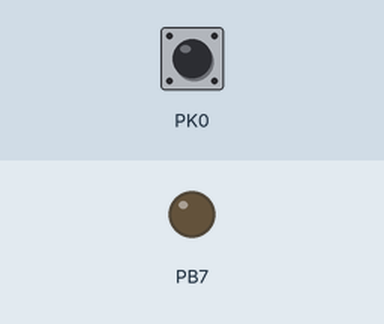
This program was run on a simulated ATmega2560, built with avr-gcc and emulated at 16 MHz. Parts: output pins drawn as LEDs (lit = HIGH). Inputs (shaded band) come from the test bench; at power-on: PK0 HIGH. What the program prints to the serial monitor is not drawn.

Above: at 1.2 s.
1.3 s: PK0 pulled LOW for 0.15 s
At 1.8 s:
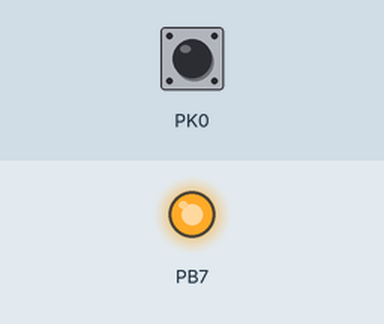
2.9 s: PK0 pulled LOW for 1 s
At 4.3 s:
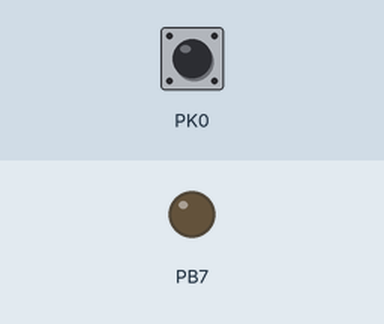
5.4 s: PK0 pulled LOW for 3.2 s
At 9.1 s:
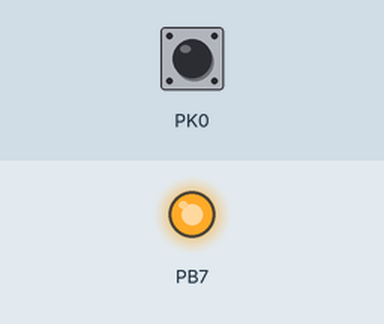
Timing chart, 0 to 10.6 s (numbered marks = the images above; inputs shaded):
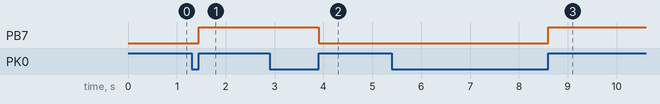

Measured:
- after the input at 1.3 s, PB7: LOW → HIGH after 0.15 s
- after the input at 2.9 s, PB7: HIGH → LOW after 1.0 s
- after the input at 5.4 s, PB7: LOW → HIGH after 3.2 s

The program:

main.c
```c
#include "main.h"
#include <inttypes.h>

buffer_t buffer;
uint8_t led_state = OFF;
uint8_t port_state = OFF;
uint8_t prev_port_state = OFF;

ISR(PCINT2_vect) {
  takeButtonState();
  takeLedState();
  ((buttonPressed() == 1)) ? PORTB |= _BV(PB7) : (PORTB &= ~(_BV(PB7)));
}

ISR(USART0_UDRE_vect) {
  if (!bufferIsEmpty(&buffer))
    UDR0 = popFromBuff(&buffer);
  else
    UCSR0B &= ~_BV(UDRIE0);
}

static void  init_port(void) {
  DDRB |= _BV(PB7);
  DDRK &= ~_BV(PK0);

  PORTB &= ~_BV(PB7);
  PORTK |= _BV(PK0);
}

static void init_interrupt(void) {
  PCICR |= _BV(PCIE2);
  PCMSK2 |= _BV(PCINT16);
}

static void init_uart(void) {
  UBRR0H = 0;
  UBRR0L = 8;
  UCSR0B &= ~_BV(UCSZ02);
  UCSR0C |= _BV(UCSZ01) | _BV(UCSZ00);
  UCSR0C &= ~_BV(USBS0) & ~_BV(UPM00) & ~_BV(UPM01);
  UCSR0B |= _BV(TXEN0);
}

void  u_print(char *str) {
  size_t i;
  for (i = 0 ; str[i]; i++) {
      if (!bufferIsFull(&buffer))
	pushInBuff(&buffer, str[i]);
    }
}

int  main(void)
{
  cli();

  init_port();
  init_interrupt();
  init_uart();
  if (!init_buffer(&buffer, BUFF_SIZE))
    return (0);

  sei();

  u_print("Initialization is done ...\n");

  while (1) {

    if (!bufferIsEmpty(&buffer)) {
      UCSR0B |= _BV(UDRIE0);
    }
  }
  return (0);
}
```

buttonFunction.c
```c
#include "main.h"

void takeButtonState(void) {
  if (!(PINK & (1 << PK0)))
    port_state = ON;
  else
    port_state = OFF;
}

void takeLedState(void) {
  if (!(PINB & (1 << PB7)))
    led_state = ON;
  else
    led_state = OFF;
}


bool buttonPressed(void) {
  if (port_state == ON && prev_port_state == OFF)
    {
      u_print("Button was pressed\n");
      if (led_state == ON)
	led_state = OFF;
      else
	led_state = ON;
    }
  prev_port_state = port_state;
  return (led_state == ON ? 1 : 0);
}
```

main.h
```c
#ifndef MAIN_H
# define MAIN_H

#include <stdio.h>
#include <stdbool.h>
#include <avr/io.h>
#include <avr/interrupt.h>
#include <inttypes.h>

#define OFF 0
#define ON 1
#define BAUDERATE 115200
#define BUFF_SIZE 256
#define BUFF_MASK (BUFF_SIZE - 1)

extern uint8_t led_state;
extern uint8_t port_state;
extern uint8_t prev_port_state;

typedef struct buffer {
  char		*array;
  uint16_t	size;
  uint8_t	read;
  uint8_t	write;
}              buffer_t;

/*
 * Ring buffer function
 */

uint8_t		init_buffer(buffer_t *buffer, uint16_t size);
uint8_t		bufferIsFull(buffer_t *buffer);
uint8_t		bufferIsEmpty(buffer_t *buffer);
void		pushInBuff(buffer_t *buffer, char data);
char		popFromBuff(buffer_t *buffer);

/*
 * Switch Led ON/OFF Function
 */

void		takeButtonState(void);
void		takeLedState(void);
bool		buttonPressed(void);

/*
 * UART print
 */

void		u_print(char *str);

#endif
```

ring_buff.c
```c
#include <stdio.h>
#include <stdlib.h>
#include "ringbuff.h"

int	init_buffer(buffer_t *buffer, int size) {
  buffer->size = size;
  buffer->read = 0;
  buffer->write = 0;
  buffer->array = (char *)malloc(sizeof(buffer->array) * size);
  if (buffer->array == NULL)
    return (0);
  return (1);
}

int bufferIsFull(buffer_t *buffer) {
  return ((buffer->read == (buffer->write+1)%(buffer->size)) ? 1 : 0);
}

int bufferIsEmpty(buffer_t *buffer) {
  return (buffer->read == buffer->write ? 1 : 0);
}

void	pushInBuff(buffer_t *buffer, char data) {
  buffer->array[buffer->write++] = data;
  buffer->write &= BUFF_MASK;
}

char popFromBuff(buffer_t *buffer) {
  char element = buffer->array[buffer->read++];
  buffer->read &= BUFF_MASK;
  return (element);
}
```

ringbuff.h
```c
#ifndef RINGBUFF_H
# define RINGBUFF_H

#define BUFF_SIZE 256
#define BUFF_MASK (BUFF_SIZE - 1)

typedef struct buffer {
  char *array;
  int	size;
  int	read;
  int	write;
}	       buffer_t;

int	init_buffer(buffer_t *buffer, int size);
int	full(buffer_t *buffer);
int	empty(buffer_t *buffer);
void	pushInBuff(buffer_t *buffer, char data);
char	popFromBuff(buffer_t *buffer);


#endif
```
